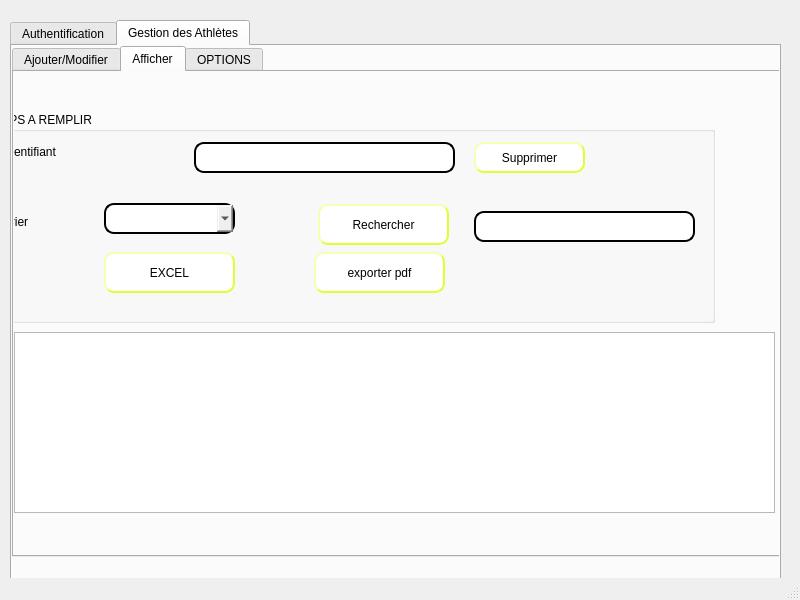
<?xml version="1.0" encoding="UTF-8"?>
<ui version="4.0">
 <class>MainWindow</class>
 <widget class="QMainWindow" name="MainWindow">
  <property name="geometry">
   <rect>
    <x>0</x>
    <y>0</y>
    <width>800</width>
    <height>600</height>
   </rect>
  </property>
  <property name="windowTitle">
   <string>MainWindow</string>
  </property>
  <widget class="QWidget" name="centralwidget">
   <widget class="QTabWidget" name="tabWidget">
    <property name="geometry">
     <rect>
      <x>10</x>
      <y>20</y>
      <width>771</width>
      <height>571</height>
     </rect>
    </property>
    <property name="styleSheet">
     <string notr="true">font: 63 italic 12pt &quot;Lucida Fax&quot;;</string>
    </property>
    <property name="currentIndex">
     <number>1</number>
    </property>
    <widget class="QWidget" name="tab_9">
     <attribute name="title">
      <string>Authentification</string>
     </attribute>
     <widget class="QGroupBox" name="groupBox">
      <property name="geometry">
       <rect>
        <x>10</x>
        <y>0</y>
        <width>681</width>
        <height>311</height>
       </rect>
      </property>
      <property name="font">
       <font>
        <family>MS Shell Dlg 2</family>
        <pointsize>18</pointsize>
        <weight>50</weight>
        <italic>false</italic>
        <bold>false</bold>
       </font>
      </property>
      <property name="cursor">
       <cursorShape>ArrowCursor</cursorShape>
      </property>
      <property name="contextMenuPolicy">
       <enum>Qt::DefaultContextMenu</enum>
      </property>
      <property name="styleSheet">
       <string notr="true">font: 75 10pt &quot;MS Shell Dlg 2&quot;;
font: 18pt &quot;MS Shell Dlg 2&quot;;</string>
      </property>
      <property name="title">
       <string>Authentification</string>
      </property>
      <widget class="QLineEdit" name="lineEdit_motdepass">
       <property name="geometry">
        <rect>
         <x>530</x>
         <y>170</y>
         <width>113</width>
         <height>31</height>
        </rect>
       </property>
       <property name="styleSheet">
        <string notr="true">color:black;
background-color: rgb(255, 255, 255);
border-style:outset;
border-width: 2px;
border-radius: 10px</string>
       </property>
      </widget>
      <widget class="QLineEdit" name="lineEdit_nomutilisateur">
       <property name="geometry">
        <rect>
         <x>530</x>
         <y>80</y>
         <width>113</width>
         <height>31</height>
        </rect>
       </property>
       <property name="styleSheet">
        <string notr="true">color:black;
background-color: rgb(255, 255, 255);
border-style:outset;
border-width: 2px;
border-radius: 10px</string>
       </property>
      </widget>
      <widget class="QLabel" name="label">
       <property name="geometry">
        <rect>
         <x>320</x>
         <y>80</y>
         <width>191</width>
         <height>20</height>
        </rect>
       </property>
       <property name="styleSheet">
        <string notr="true">font: 75 10pt &quot;MS Shell Dlg 2&quot;;
font: 18pt &quot;MS Shell Dlg 2&quot;;</string>
       </property>
       <property name="text">
        <string>Nom d'utilisateur</string>
       </property>
      </widget>
      <widget class="QLabel" name="label_2">
       <property name="geometry">
        <rect>
         <x>340</x>
         <y>150</y>
         <width>151</width>
         <height>61</height>
        </rect>
       </property>
       <property name="styleSheet">
        <string notr="true">font: 75 10pt &quot;MS Shell Dlg 2&quot;;
font: 18pt &quot;MS Shell Dlg 2&quot;;</string>
       </property>
       <property name="text">
        <string>mot de Passe</string>
       </property>
      </widget>
      <widget class="QLabel" name="label_3">
       <property name="geometry">
        <rect>
         <x>230</x>
         <y>250</y>
         <width>231</width>
         <height>41</height>
        </rect>
       </property>
       <property name="styleSheet">
        <string notr="true">border-color: rgb(85, 85, 255);
color: rgb(85, 85, 255);</string>
       </property>
       <property name="text">
        <string>Mot de passe Oublié?</string>
       </property>
      </widget>
      <widget class="QLabel" name="label_4">
       <property name="geometry">
        <rect>
         <x>0</x>
         <y>30</y>
         <width>251</width>
         <height>231</height>
        </rect>
       </property>
       <property name="text">
        <string/>
       </property>
       <property name="pixmap">
        <pixmap>../../../Downloads/olympisc.jpg</pixmap>
       </property>
      </widget>
      <widget class="QPushButton" name="pushButton_7">
       <property name="geometry">
        <rect>
         <x>510</x>
         <y>260</y>
         <width>151</width>
         <height>31</height>
        </rect>
       </property>
       <property name="text">
        <string>Se Connecter</string>
       </property>
      </widget>
     </widget>
    </widget>
    <widget class="QWidget" name="tab_10">
     <attribute name="title">
      <string>Gestion des Athlètes</string>
     </attribute>
     <widget class="QTabWidget" name="tabWidget_2">
      <property name="geometry">
       <rect>
        <x>0</x>
        <y>0</y>
        <width>811</width>
        <height>511</height>
       </rect>
      </property>
      <property name="styleSheet">
       <string notr="true"/>
      </property>
      <property name="currentIndex">
       <number>1</number>
      </property>
      <widget class="QWidget" name="tab_11">
       <attribute name="title">
        <string>Ajouter/Modifier</string>
       </attribute>
       <widget class="QLineEdit" name="lineEdit_ID_3">
        <property name="geometry">
         <rect>
          <x>142</x>
          <y>19</y>
          <width>121</width>
          <height>31</height>
         </rect>
        </property>
        <property name="styleSheet">
         <string notr="true">color:black;
border-color: rgb(222, 255, 52);
background-color: rgb(255, 255, 255);
font: 75 16pt &quot;MS Shell Dlg 2&quot;;
border-style:outset;
border-width: 2px;
border-radius: 10px
</string>
        </property>
        <property name="text">
         <string/>
        </property>
       </widget>
       <widget class="QLineEdit" name="lineEdit_Nom_3">
        <property name="geometry">
         <rect>
          <x>132</x>
          <y>190</y>
          <width>111</width>
          <height>31</height>
         </rect>
        </property>
        <property name="styleSheet">
         <string notr="true">color:black;
border-color: rgb(222, 255, 52);
background-color: rgb(255, 255, 255);
font: 75 16pt &quot;MS Shell Dlg 2&quot;;
border-style:outset;
border-width: 2px;
border-radius: 10px
</string>
        </property>
       </widget>
       <widget class="QLineEdit" name="lineEdit_Prenom_3">
        <property name="geometry">
         <rect>
          <x>122</x>
          <y>270</y>
          <width>111</width>
          <height>31</height>
         </rect>
        </property>
        <property name="styleSheet">
         <string notr="true">color:black;
border-color: rgb(222, 255, 52);
background-color: rgb(255, 255, 255);
font: 75 16pt &quot;MS Shell Dlg 2&quot;;
border-style:outset;
border-width: 2px;
border-radius: 10px
</string>
        </property>
       </widget>
       <widget class="QLineEdit" name="lineEdit_Age_3">
        <property name="geometry">
         <rect>
          <x>130</x>
          <y>100</y>
          <width>113</width>
          <height>31</height>
         </rect>
        </property>
        <property name="styleSheet">
         <string notr="true">color:black;
border-color: rgb(222, 255, 52);
background-color: rgb(255, 255, 255);
font: 75 16pt &quot;MS Shell Dlg 2&quot;;
border-style:outset;
border-width: 2px;
border-radius: 10px
</string>
        </property>
       </widget>
       <widget class="QLineEdit" name="lineEdit_nationalite_3">
        <property name="geometry">
         <rect>
          <x>460</x>
          <y>90</y>
          <width>121</width>
          <height>31</height>
         </rect>
        </property>
        <property name="styleSheet">
         <string notr="true">color:black;
border-color: rgb(222, 255, 52);
background-color: rgb(255, 255, 255);
font: 75 16pt &quot;MS Shell Dlg 2&quot;;
border-style:outset;
border-width: 2px;
border-radius: 10px
</string>
        </property>
       </widget>
       <widget class="QLineEdit" name="lineEdit_specialite_3">
        <property name="geometry">
         <rect>
          <x>480</x>
          <y>180</y>
          <width>111</width>
          <height>31</height>
         </rect>
        </property>
        <property name="styleSheet">
         <string notr="true">color:black;
border-color: rgb(222, 255, 52);
background-color: rgb(255, 255, 255);
font: 75 16pt &quot;MS Shell Dlg 2&quot;;
border-style:outset;
border-width: 2px;
border-radius: 10px
</string>
        </property>
       </widget>
       <widget class="QLineEdit" name="lineEdit_mail_3">
        <property name="geometry">
         <rect>
          <x>452</x>
          <y>260</y>
          <width>121</width>
          <height>31</height>
         </rect>
        </property>
        <property name="styleSheet">
         <string notr="true">color:black;
border-color: rgb(222, 255, 52);
background-color: rgb(255, 255, 255);
font: 75 16pt &quot;MS Shell Dlg 2&quot;;
border-style:outset;
border-width: 2px;
border-radius: 10px
</string>
        </property>
       </widget>
       <widget class="QLabel" name="label_24">
        <property name="geometry">
         <rect>
          <x>20</x>
          <y>30</y>
          <width>121</width>
          <height>21</height>
         </rect>
        </property>
        <property name="styleSheet">
         <string notr="true">font: 75 10pt &quot;MS Shell Dlg 2&quot;;
font: 18pt &quot;MS Shell Dlg 2&quot;;
</string>
        </property>
        <property name="text">
         <string>Identifiant</string>
        </property>
       </widget>
       <widget class="QLabel" name="label_25">
        <property name="geometry">
         <rect>
          <x>30</x>
          <y>200</y>
          <width>61</width>
          <height>21</height>
         </rect>
        </property>
        <property name="styleSheet">
         <string notr="true">font: 75 10pt &quot;MS Shell Dlg 2&quot;;
font: 18pt &quot;MS Shell Dlg 2&quot;;</string>
        </property>
        <property name="text">
         <string>Nom</string>
        </property>
       </widget>
       <widget class="QLabel" name="label_26">
        <property name="geometry">
         <rect>
          <x>20</x>
          <y>280</y>
          <width>91</width>
          <height>20</height>
         </rect>
        </property>
        <property name="styleSheet">
         <string notr="true">font: 75 10pt &quot;MS Shell Dlg 2&quot;;
font: 18pt &quot;MS Shell Dlg 2&quot;;</string>
        </property>
        <property name="text">
         <string>Prenom</string>
        </property>
       </widget>
       <widget class="QLabel" name="label_27">
        <property name="geometry">
         <rect>
          <x>40</x>
          <y>90</y>
          <width>61</width>
          <height>41</height>
         </rect>
        </property>
        <property name="styleSheet">
         <string notr="true">font: 75 10pt &quot;MS Shell Dlg 2&quot;;
font: 18pt &quot;MS Shell Dlg 2&quot;;</string>
        </property>
        <property name="text">
         <string>Age</string>
        </property>
       </widget>
       <widget class="QLabel" name="label_28">
        <property name="geometry">
         <rect>
          <x>330</x>
          <y>100</y>
          <width>131</width>
          <height>20</height>
         </rect>
        </property>
        <property name="styleSheet">
         <string notr="true">font: 75 10pt &quot;MS Shell Dlg 2&quot;;
font: 18pt &quot;MS Shell Dlg 2&quot;;</string>
        </property>
        <property name="text">
         <string>Nationalite</string>
        </property>
       </widget>
       <widget class="QLabel" name="label_29">
        <property name="geometry">
         <rect>
          <x>390</x>
          <y>20</y>
          <width>71</width>
          <height>21</height>
         </rect>
        </property>
        <property name="styleSheet">
         <string notr="true">font: 75 10pt &quot;MS Shell Dlg 2&quot;;
font: 18pt &quot;MS Shell Dlg 2&quot;;</string>
        </property>
        <property name="text">
         <string>sexe</string>
        </property>
       </widget>
       <widget class="QLabel" name="label_30">
        <property name="geometry">
         <rect>
          <x>340</x>
          <y>170</y>
          <width>121</width>
          <height>31</height>
         </rect>
        </property>
        <property name="styleSheet">
         <string notr="true">font: 75 10pt &quot;MS Shell Dlg 2&quot;;
font: 18pt &quot;MS Shell Dlg 2&quot;;</string>
        </property>
        <property name="text">
         <string>specialite</string>
        </property>
       </widget>
       <widget class="QLabel" name="label_31">
        <property name="geometry">
         <rect>
          <x>370</x>
          <y>260</y>
          <width>51</width>
          <height>21</height>
         </rect>
        </property>
        <property name="styleSheet">
         <string notr="true">font: 75 10pt &quot;MS Shell Dlg 2&quot;;
font: 18pt &quot;MS Shell Dlg 2&quot;;</string>
        </property>
        <property name="text">
         <string>mail</string>
        </property>
       </widget>
       <widget class="QComboBox" name="comboBox_sexe_3">
        <property name="geometry">
         <rect>
          <x>470</x>
          <y>20</y>
          <width>101</width>
          <height>31</height>
         </rect>
        </property>
        <property name="styleSheet">
         <string notr="true">color:black;
border-color: rgb(222, 255, 52);
background-color: rgb(255, 255, 255);
font: 75 16pt &quot;MS Shell Dlg 2&quot;;
border-style:outset;
border-width: 2px;
border-radius: 10px
</string>
        </property>
        <item>
         <property name="text">
          <string/>
         </property>
        </item>
        <item>
         <property name="text">
          <string>Masculin</string>
         </property>
        </item>
        <item>
         <property name="text">
          <string>Feminin</string>
         </property>
        </item>
        <item>
         <property name="text">
          <string>Autres</string>
         </property>
        </item>
       </widget>
       <widget class="QPushButton" name="boutton_ajouterath">
        <property name="geometry">
         <rect>
          <x>550</x>
          <y>330</y>
          <width>101</width>
          <height>31</height>
         </rect>
        </property>
        <property name="styleSheet">
         <string notr="true">color:black;
border-color: rgb(222, 255, 52);
background-color: rgb(255, 255, 255);
font: 75 16pt &quot;MS Shell Dlg 2&quot;;
border-style:outset;
border-width: 2px;
border-radius: 10px
</string>
        </property>
        <property name="text">
         <string>Ajouter</string>
        </property>
       </widget>
       <widget class="QLabel" name="label_5">
        <property name="geometry">
         <rect>
          <x>0</x>
          <y>-5</y>
          <width>771</width>
          <height>441</height>
         </rect>
        </property>
        <property name="text">
         <string/>
        </property>
        <property name="pixmap">
         <pixmap>../../../Downloads/mondes21.jpg</pixmap>
        </property>
       </widget>
       <widget class="QPushButton" name="pushButton_Modifierath">
        <property name="geometry">
         <rect>
          <x>390</x>
          <y>330</y>
          <width>111</width>
          <height>31</height>
         </rect>
        </property>
        <property name="styleSheet">
         <string notr="true">color:black;
border-color: rgb(222, 255, 52);
background-color: rgb(255, 255, 255);
font: 75 16pt &quot;MS Shell Dlg 2&quot;;
border-style:outset;
border-width: 2px;
border-radius: 10px
</string>
        </property>
        <property name="text">
         <string>Modifier</string>
        </property>
       </widget>
       <widget class="QLabel" name="label_nom_test">
        <property name="geometry">
         <rect>
          <x>150</x>
          <y>400</y>
          <width>381</width>
          <height>31</height>
         </rect>
        </property>
        <property name="text">
         <string/>
        </property>
       </widget>
       <widget class="QLabel" name="label_prenom_test">
        <property name="geometry">
         <rect>
          <x>150</x>
          <y>320</y>
          <width>121</width>
          <height>16</height>
         </rect>
        </property>
        <property name="text">
         <string/>
        </property>
       </widget>
       <widget class="QLabel" name="label_9">
        <property name="geometry">
         <rect>
          <x>20</x>
          <y>350</y>
          <width>91</width>
          <height>21</height>
         </rect>
        </property>
        <property name="styleSheet">
         <string notr="true">font: 75 10pt &quot;MS Shell Dlg 2&quot;;
font: 18pt &quot;MS Shell Dlg 2&quot;;</string>
        </property>
        <property name="text">
         <string>Planning</string>
        </property>
       </widget>
       <widget class="QComboBox" name="comboBox_heure">
        <property name="geometry">
         <rect>
          <x>140</x>
          <y>350</y>
          <width>101</width>
          <height>31</height>
         </rect>
        </property>
        <property name="styleSheet">
         <string notr="true">color:black;
border-color: rgb(222, 255, 52);
background-color: rgb(255, 255, 255);
font: 75 16pt &quot;MS Shell Dlg 2&quot;;
border-style:outset;
border-width: 2px;
border-radius: 10px
</string>
        </property>
        <item>
         <property name="text">
          <string/>
         </property>
        </item>
        <item>
         <property name="text">
          <string>13:30</string>
         </property>
        </item>
        <item>
         <property name="text">
          <string>14:00</string>
         </property>
        </item>
        <item>
         <property name="text">
          <string>14:30</string>
         </property>
        </item>
        <item>
         <property name="text">
          <string>15:00</string>
         </property>
        </item>
        <item>
         <property name="text">
          <string>15:30</string>
         </property>
        </item>
        <item>
         <property name="text">
          <string>16:30</string>
         </property>
        </item>
        <item>
         <property name="text">
          <string>17:00</string>
         </property>
        </item>
       </widget>
       <zorder>label_5</zorder>
       <zorder>lineEdit_ID_3</zorder>
       <zorder>lineEdit_Nom_3</zorder>
       <zorder>lineEdit_Prenom_3</zorder>
       <zorder>lineEdit_Age_3</zorder>
       <zorder>lineEdit_nationalite_3</zorder>
       <zorder>lineEdit_specialite_3</zorder>
       <zorder>lineEdit_mail_3</zorder>
       <zorder>label_24</zorder>
       <zorder>label_25</zorder>
       <zorder>label_26</zorder>
       <zorder>label_27</zorder>
       <zorder>label_28</zorder>
       <zorder>label_29</zorder>
       <zorder>label_30</zorder>
       <zorder>label_31</zorder>
       <zorder>comboBox_sexe_3</zorder>
       <zorder>boutton_ajouterath</zorder>
       <zorder>pushButton_Modifierath</zorder>
       <zorder>label_nom_test</zorder>
       <zorder>label_prenom_test</zorder>
       <zorder>label_9</zorder>
       <zorder>comboBox_heure</zorder>
      </widget>
      <widget class="QWidget" name="tab_12">
       <attribute name="title">
        <string>Afficher</string>
       </attribute>
       <widget class="QGroupBox" name="groupBox_2">
        <property name="geometry">
         <rect>
          <x>-40</x>
          <y>40</y>
          <width>741</width>
          <height>211</height>
         </rect>
        </property>
        <property name="title">
         <string>CHAMPS A REMPLIR</string>
        </property>
        <widget class="QLabel" name="label_42">
         <property name="geometry">
          <rect>
           <x>30</x>
           <y>30</y>
           <width>151</width>
           <height>20</height>
          </rect>
         </property>
         <property name="styleSheet">
          <string notr="true">font: 75 10pt &quot;MS Shell Dlg 2&quot;;
font: 18pt &quot;MS Shell Dlg 2&quot;;</string>
         </property>
         <property name="text">
          <string>Identifiant</string>
         </property>
        </widget>
        <widget class="QLineEdit" name="lineEdit_supprimerath">
         <property name="geometry">
          <rect>
           <x>220</x>
           <y>30</y>
           <width>261</width>
           <height>31</height>
          </rect>
         </property>
         <property name="styleSheet">
          <string notr="true">
color:black;
border-style:outset;
border-width: 2px;
border-radius: 10px</string>
         </property>
         <property name="text">
          <string/>
         </property>
        </widget>
        <widget class="QPushButton" name="boutton_supprimerath">
         <property name="geometry">
          <rect>
           <x>500</x>
           <y>30</y>
           <width>111</width>
           <height>31</height>
          </rect>
         </property>
         <property name="styleSheet">
          <string notr="true">color:black;
border-color: rgb(222, 255, 52);
background-color: rgb(255, 255, 255);
font: 75 16pt &quot;MS Shell Dlg 2&quot;;
border-style:outset;
border-width: 2px;
border-radius: 10px
</string>
         </property>
         <property name="text">
          <string>Supprimer</string>
         </property>
        </widget>
        <widget class="QComboBox" name="comboBox_trierath">
         <property name="geometry">
          <rect>
           <x>130</x>
           <y>91</y>
           <width>131</width>
           <height>31</height>
          </rect>
         </property>
         <property name="styleSheet">
          <string notr="true">color:black;
font: 75 14pt &quot;MS Shell Dlg 2&quot;;
border-style:outset;
border-width: 2px;
border-radius: 10px</string>
         </property>
         <item>
          <property name="text">
           <string/>
          </property>
         </item>
         <item>
          <property name="text">
           <string>age</string>
          </property>
         </item>
         <item>
          <property name="text">
           <string>nationalite</string>
          </property>
         </item>
         <item>
          <property name="text">
           <string>specialite</string>
          </property>
         </item>
        </widget>
        <widget class="QLabel" name="label_32">
         <property name="geometry">
          <rect>
           <x>30</x>
           <y>100</y>
           <width>81</width>
           <height>20</height>
          </rect>
         </property>
         <property name="styleSheet">
          <string notr="true">font: 75 10pt &quot;MS Shell Dlg 2&quot;;
font: 18pt &quot;MS Shell Dlg 2&quot;;</string>
         </property>
         <property name="text">
          <string>Trier</string>
         </property>
        </widget>
        <widget class="QLineEdit" name="lineEdit_rechercher">
         <property name="geometry">
          <rect>
           <x>500</x>
           <y>99</y>
           <width>221</width>
           <height>31</height>
          </rect>
         </property>
         <property name="styleSheet">
          <string notr="true">color:black;
border-style:outset;
border-width: 2px;
border-radius: 10px</string>
         </property>
        </widget>
        <widget class="QPushButton" name="bouton_rechercherath">
         <property name="geometry">
          <rect>
           <x>344</x>
           <y>92</y>
           <width>131</width>
           <height>41</height>
          </rect>
         </property>
         <property name="styleSheet">
          <string notr="true">color:black;
border-color: rgb(222, 255, 52);
background-color: rgb(255, 255, 255);
font: 75 16pt &quot;MS Shell Dlg 2&quot;;
border-style:outset;
border-width: 2px;
border-radius: 10px
</string>
         </property>
         <property name="text">
          <string>Rechercher</string>
         </property>
        </widget>
        <widget class="QPushButton" name="bouton_PDF">
         <property name="geometry">
          <rect>
           <x>340</x>
           <y>140</y>
           <width>131</width>
           <height>41</height>
          </rect>
         </property>
         <property name="styleSheet">
          <string notr="true">color:black;
border-color: rgb(222, 255, 52);
background-color: rgb(255, 255, 255);
font: 75 16pt &quot;MS Shell Dlg 2&quot;;
border-style:outset;
border-width: 2px;
border-radius: 10px
</string>
         </property>
         <property name="text">
          <string>exporter pdf</string>
         </property>
        </widget>
        <widget class="QPushButton" name="bouton_excel">
         <property name="geometry">
          <rect>
           <x>130</x>
           <y>140</y>
           <width>131</width>
           <height>41</height>
          </rect>
         </property>
         <property name="styleSheet">
          <string notr="true">color:black;
border-color: rgb(222, 255, 52);
background-color: rgb(255, 255, 255);
font: 75 16pt &quot;MS Shell Dlg 2&quot;;
border-style:outset;
border-width: 2px;
border-radius: 10px
</string>
         </property>
         <property name="text">
          <string>EXCEL</string>
         </property>
        </widget>
       </widget>
       <widget class="QTableView" name="table_athletes_2">
        <property name="geometry">
         <rect>
          <x>0</x>
          <y>260</y>
          <width>761</width>
          <height>181</height>
         </rect>
        </property>
       </widget>
       <widget class="QLabel" name="label_6">
        <property name="geometry">
         <rect>
          <x>-10</x>
          <y>-100</y>
          <width>811</width>
          <height>641</height>
         </rect>
        </property>
        <property name="text">
         <string/>
        </property>
        <property name="pixmap">
         <pixmap>../../../Downloads/mondes21.jpg</pixmap>
        </property>
       </widget>
       <zorder>label_6</zorder>
       <zorder>groupBox_2</zorder>
       <zorder>table_athletes_2</zorder>
      </widget>
      <widget class="QWidget" name="tab_14">
       <attribute name="title">
        <string>OPTIONS</string>
       </attribute>
      </widget>
     </widget>
    </widget>
   </widget>
  </widget>
  <widget class="QMenuBar" name="menubar">
   <property name="geometry">
    <rect>
     <x>0</x>
     <y>0</y>
     <width>800</width>
     <height>22</height>
    </rect>
   </property>
  </widget>
  <widget class="QStatusBar" name="statusbar"/>
 </widget>
 <resources/>
 <connections/>
</ui>
